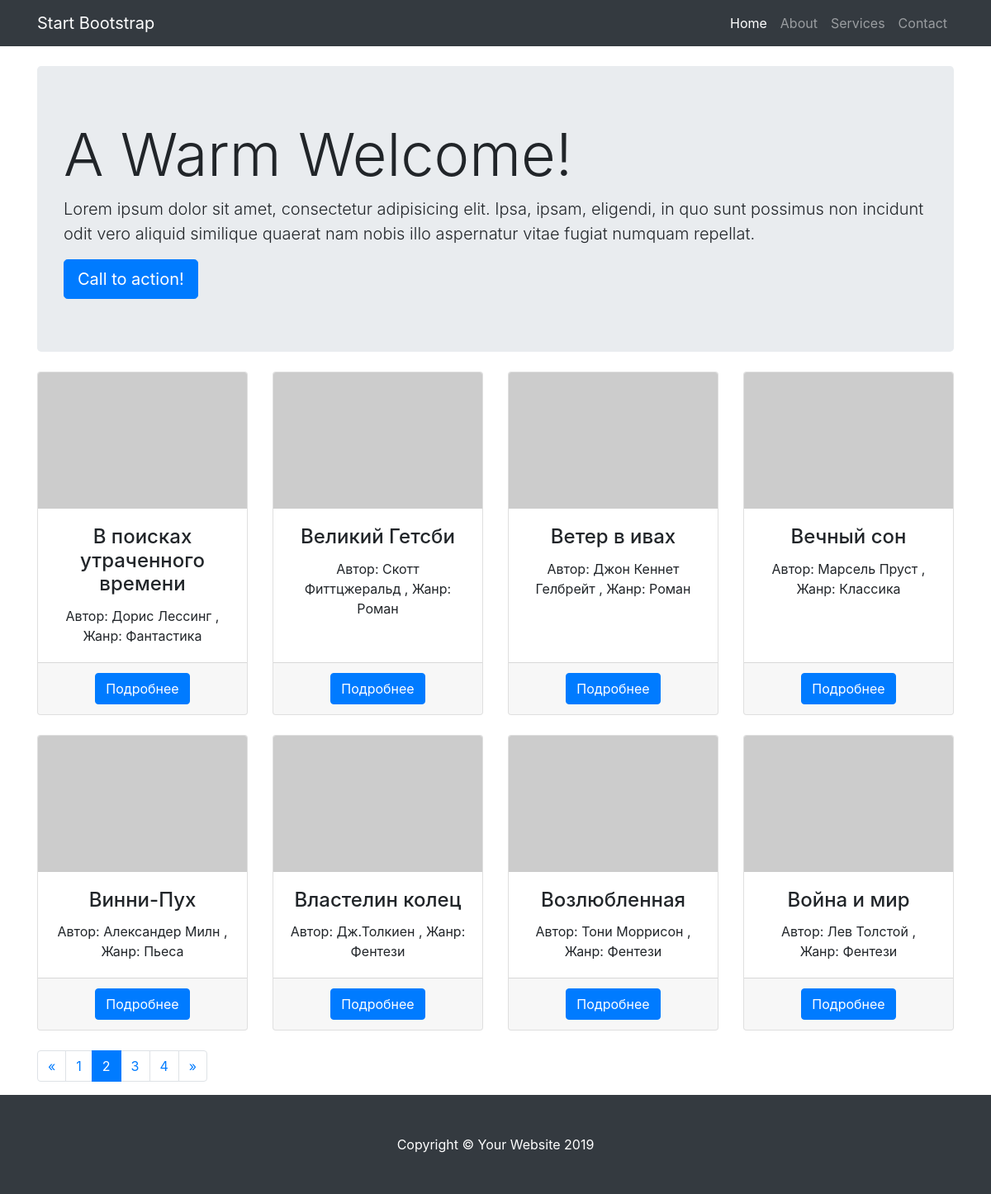
Screenshot of /?page=2 with the database file from the repository.
### tables this page shows
CREATE TABLE `book` (
  `id` int(10) unsigned NOT NULL AUTO_INCREMENT,
  `title` varchar(150) NOT NULL,
  `author_id` int(10) unsigned NOT NULL,
  `genre_id` int(10) unsigned DEFAULT NULL,
  PRIMARY KEY (`id`)
);

CREATE TABLE `author` (
  `id` int(11) NOT NULL,
  `name` varchar(255) DEFAULT NULL,
  PRIMARY KEY (`id`)
);

CREATE TABLE `genre` (
  `id` int(10) unsigned NOT NULL AUTO_INCREMENT,
  `name` varchar(45) NOT NULL,
  PRIMARY KEY (`id`)
);

### index.php (the view, shortened to what this page needs)
<?php
require 'functions.php';
$books = getBooks();
?>
<!DOCTYPE html>
<html lang="en">
<head>
    <link href="vendor/bootstrap/css/bootstrap.min.css" rel="stylesheet">
    <link href="css/heroic-features.css" rel="stylesheet">
</head>
<body>
<nav class="navbar navbar-expand-lg navbar-dark bg-dark fixed-top">
    <div class="container">
        <a class="navbar-brand" href="#">Start Bootstrap</a>
        <div class="collapse navbar-collapse" id="navbarResponsive">
            <ul class="navbar-nav ml-auto">
                <li class="nav-item active">
                    <a class="nav-link" href="#">Home
                    </a>
                </li>
                <li class="nav-item">
                    <a class="nav-link" href="#">About</a>
                </li>
                <li class="nav-item">
                    <a class="nav-link" href="#">Services</a>
                </li>
                <li class="nav-item">
                    <a class="nav-link" href="#">Contact</a>
                </li>
            </ul>
        </div>
    </div>
</nav>
<div class="container">
    <header class="jumbotron my-4">
        <h1 class="display-3">A Warm Welcome!</h1>
        <p class="lead">Lorem ipsum dolor sit amet, consectetur adipisicing elit. Ipsa, ipsam, eligendi, in quo sunt possimus non incidunt odit vero aliquid similique quaerat nam nobis illo aspernatur vitae fugiat numquam repellat.</p>
        <a href="#" class="btn btn-primary btn-lg">Call to action!</a>
    </header>
    <div class="row text-center">
        <?php foreach ($books as $book) : ?>
        <div class="col-lg-3 col-md-6 mb-4">
            <div class="card h-100">
                <img class="card-img-top" src="http://placehold.it/500x325" alt="">
                <div class="card-body">
                    <h4 class="card-title"><?=$book['title'] ?></h4>
                    <p class="card-text">Автор: <?=$book['author'] ?>, Жанр: <?=$book['genre'] ?></p>
                </div>
                <div class="card-footer">
                    <a href="/page.php?book_id=<?=$book['book_id'] ?>" class="btn btn-primary">Подробнее</a>
                </div>
            </div>
        </div>
        <?php endforeach; ?>
    </div>
    <?=paginate() ?>
</div>
<footer class="py-5 bg-dark">
    <div class="container">
        <p class="m-0 text-center text-white">Copyright &copy; Your Website 2019</p>
    </div>
</footer>
</body>
</html>

### css/heroic-features.css (style rules this page uses)
body { padding-top: 56px; }

### rows the page displays
book: title "В поисках утраченного времени", author.name "Дорис Лессинг", genre.name "Фантастика"
book: title "Великий Гетсби", author.name "Скотт Фиттцжеральд", genre.name "Роман"
book: title "Ветер в ивах", author.name "Джон Кеннет Гелбрейт", genre.name "Роман"
book: title "Вечный сон", author.name "Марсель Пруст", genre.name "Классика"
book: title "Винни-Пух", author.name "Александер Милн", genre.name "Пьеса"
book: title "Властелин колец", author.name "Дж.Толкиен", genre.name "Фентези"
book: title "Возлюбленная", author.name "Тони Моррисон", genre.name "Фентези"
book: title "Война и мир", author.name "Лев Толстой", genre.name "Фентези"
